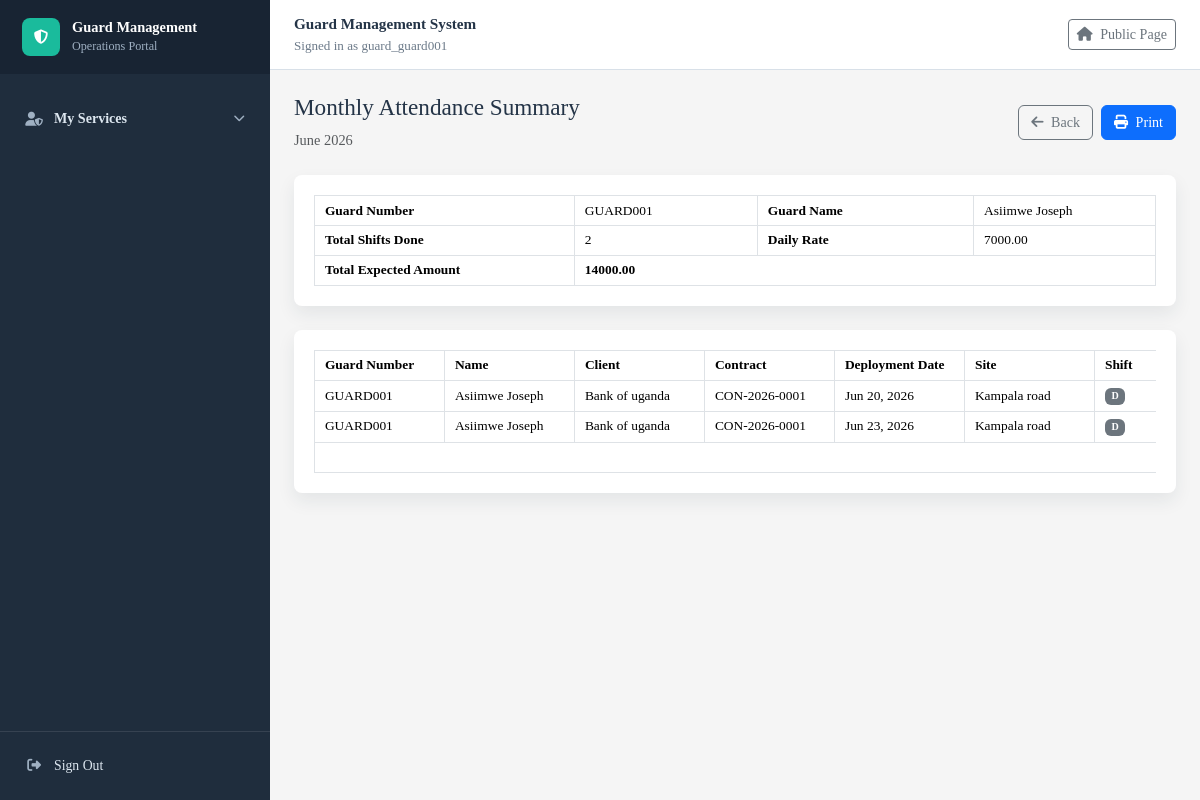
The app's page /salaries/attendance-summary/1/2026/6/ (signed in) with its own data.
### guardmanagementsystem/models.py (models this page shows, shortened)
class Guard(models.Model):
    STATUS_CHOICES = [
        ('Active', 'Active'),
        ('Inactive', 'Inactive'),
        ('Suspended', 'Suspended'),
        ('Terminated', 'Terminated'),
        ('Dismissed', 'Dismissed'),
        ('Resigned', 'Resigned'),
    ]
    guard_id = models.AutoField(primary_key=True)
    user = models.OneToOneField(settings.AUTH_USER_MODEL, on_delete=models.SET_NULL, null=True, blank=True, related_name='guard_profile')
    rfid_card = models.OneToOneField(RFIDCard, on_delete=models.SET_NULL, null=True, blank=True, related_name='guard')
    guard_number = models.CharField(max_length=20, unique=True, null=True, blank=True, editable=False)
    full_name = models.CharField(max_length=100)
    date_of_birth = models.DateField()
    phone = models.CharField(max_length=20)
    email = models.EmailField(unique=True)
    address = models.TextField()
    date_of_joining = models.DateField(auto_now= True)
    status = models.CharField(max_length=20, choices=STATUS_CHOICES, default='Active')
    daily_rate = models.DecimalField(max_digits=12, decimal_places=2, default=7000)

class Client(models.Model):
    client_id = models.AutoField(primary_key=True)
    user = models.OneToOneField(settings.AUTH_USER_MODEL, on_delete=models.SET_NULL, null=True, blank=True, related_name='client_profile')
    client_name = models.CharField(max_length=100)
    contact_person = models.CharField(max_length=100)
    phone = models.CharField(max_length=20)
    email = models.EmailField()
    address = models.TextField()

class Contract(models.Model):
    CONTRACT_TYPE_CHOICES = [
        ('Event Security', 'Event Security'),
        ('Static Guarding', 'Static Guarding'),
        ('Mobile Patrol', 'Mobile Patrol'),
        ('Other', 'Other'),
    ]
    STATUS_CHOICES = [
        ('Draft', 'Draft'),
        ('Active', 'Active'),
        ('Expired', 'Expired'),
        ('Terminated', 'Terminated'),
    ]
    contract_id = models.AutoField(primary_key=True)
    client = models.ForeignKey(Client, on_delete=models.CASCADE, related_name='contracts')
    contract_number = models.CharField(max_length=50, unique=True, blank=True)
    number_of_guards = models.PositiveIntegerField()
    day_shift_guards = models.PositiveIntegerField(default=0)
    night_shift_guards = models.PositiveIntegerField(default=0)
    charge_per_guard = models.DecimalField(max_digits=12, decimal_places=2)
    contract_type = models.CharField(max_length=100, choices=CONTRACT_TYPE_CHOICES, default='Static Guarding')
    location = models.CharField(max_length=200, blank=True)
    iot_device = models.ForeignKey(IoTDevice, on_delete=models.SET_NULL, null=True, blank=True, related_name='contracts')
    rfid_cards = models.ManyToManyField(RFIDCard, blank=True, related_name='contracts')
    start_date = models.DateField()
    end_date = models.DateField(null=True, blank=True)
    status = models.CharField(max_length=20, choices=STATUS_CHOICES, default='Draft')
    terms = models.TextField(blank=True)

class Attendance(models.Model):
    STATUS_CHOICES = [
        ('Present', 'Present'),
        ('Absent', 'Absent'),
        ('Late', 'Late'),
        ('On Leave', 'On Leave'),
    ]
    attendance_id = models.AutoField(primary_key=True)
    guard = models.ForeignKey(Guard, on_delete=models.CASCADE, related_name='attendances' )
    attendance_date = models.DateField()
    check_in_time = models.TimeField(null=True, blank=True)
    check_out_time = models.TimeField(null=True, blank=True)
    status = models.CharField(max_length=20, choices=STATUS_CHOICES, default='Present')
    replacement_guard = models.ForeignKey( Guard,on_delete=models.SET_NULL, null=True,blank=True, related_name='replacement_attendances' )
    absence_reason = models.TextField(blank=True)
    class Meta:
        constraints = [
            models.UniqueConstraint(
                fields=['guard', 'attendance_date'],
                name='unique_guard_attendance_date'
            )
        ]

class Deployment(models.Model):
    STATUS_CHOICES = [
        ('Active', 'Active'),
        ('On Deployment', 'On Deployment'),
        ('Available', 'Available'),
        ('Has No Deployment', 'Has No Deployment'),
        ('Completed', 'Completed'),
        ('Cancelled', 'Cancelled'),
        ('Running', 'Running'),
        ('Closed', 'Closed'),
    ]
    deployment_id = models.AutoField(primary_key=True)
    client = models.ForeignKey(Client,on_delete=models.CASCADE,related_name='deployments')
    contract = models.ForeignKey(Contract, on_delete=models.SET_NULL, null=True, blank=True, related_name='deployments')
    shift = models.ForeignKey('Shift', on_delete=models.SET_NULL, null=True, blank=True, related_name='deployments')
    site_location = models.CharField(max_length=200)
    start_date = models.DateField()
    end_date = models.DateField(null=True, blank=True)
    status = models.CharField(max_length=20, choices=STATUS_CHOICES, default='Active')

### guardmanagementsystem/views.py (the view)
# urls.py: path("salaries/attendance-summary/<int:guard_id>/<int:year>/<int:month>/", views.salary_attendance_summary, name="salary_attendance_summary"),
@login_required
def salary_attendance_summary(request, guard_id, year, month):
    guard = get_object_or_404(Guard, guard_id=guard_id)
    if user_is_guard(request.user):
        current_guard = get_user_guard(request.user)
        if not current_guard or current_guard.guard_id != guard.guard_id:
            return HttpResponseForbidden("You can only view your own attendance summary.")
    if month < 1 or month > 12:
        raise Http404("Invalid month.")
    summary = build_guard_month_attendance_summary(guard, year, month)
    return render(request, "guardmanagementsystem/salary_attendance_summary.html", {
        "summary": summary,
    })

### guardmanagementsystem/templates/guardmanagementsystem/salary_attendance_summary.html (shortened to what this page needs)
{% extends "guardmanagementsystem/base.html" %}
{% block content %}
<div class="d-flex justify-content-between align-items-center mb-4">
    <div>
        <h2>Monthly Attendance Summary</h2>
        <p class="text-muted mb-0">{{ summary.month_name }} {{ summary.year }}</p>
    </div>
    <div class="d-flex gap-2">
        <a href="{% url 'salary_list' %}?guard={{ summary.guard.guard_id }}&year={{ summary.year }}&month={{ summary.month }}" class="btn btn-outline-secondary">
            <i class="fa fa-arrow-left me-1"></i> Back
        </a>
        <button type="button" class="btn btn-primary" onclick="window.print()">
            <i class="fa fa-print me-1"></i> Print
        </button>
    </div>
</div>
<div class="table-card mb-4">
    <div class="table-responsive">
        <table class="table table-bordered align-middle mb-0">
            <tbody>
                <tr>
                    <th>Guard Number</th>
                    <td>{{ summary.guard.guard_number|default:"-" }}</td>
                    <th>Guard Name</th>
                    <td>{{ summary.guard.full_name }}</td>
                </tr>
                <tr>
                    <th>Total Shifts Done</th>
                    <td>{{ summary.total_shifts_done }}</td>
                    <th>Daily Rate</th>
                    <td>{{ summary.daily_rate }}</td>
                </tr>
                <tr>
                    <th>Total Expected Amount</th>
                    <td colspan="3"><strong>{{ summary.total_expected_amount }}</strong></td>
                </tr>
            </tbody>
        </table>
    </div>
</div>
<div class="table-card">
    <div class="table-responsive">
        <table class="table table-hover table-bordered align-middle mb-0 export-table" data-export-title="Monthly Attendance Summary">
            <thead>
                <tr>
                    <th>Guard Number</th>
                    <th>Name</th>
                    <th>Client</th>
                    <th>Contract</th>
                    <th>Deployment Date</th>
                    <th>Site</th>
                    <th>Shift</th>
                </tr>
            </thead>
            <tbody>
                {% for row in summary.rows %}
                    <tr>
                        <td>{{ summary.guard.guard_number|default:"-" }}</td>
                        <td>{{ summary.guard.full_name }}</td>
                        <td>{{ row.client }}</td>
                        <td>{{ row.contract }}</td>
                        <td>{{ row.deployment_date|date:"M d, Y" }}</td>
                        <td>{{ row.site_location }}</td>
                        <td><span class="badge bg-secondary">{{ row.shift_type }}</span></td>
                    </tr>
                {% empty %}
                    <tr>
                        <td colspan="11" class="text-center text-muted py-4">No checked-out attendance records found for this month.</td>
                    </tr>
                {% endfor %}
            </tbody>
            <tfoot>
                <tr>
                    <th colspan="10" class="text-end">Total Expected Amount</th>
                </tr>
            </tfoot>
        </table>
    </div>
</div>
{% endblock %}

### guardmanagementsystem/templates/guardmanagementsystem/base.html (shortened to what this page needs)
<!doctype html>
<html lang="en">
<head>
    <link href="https://cdn.jsdelivr.net/npm/bootstrap@5.3.3/dist/css/bootstrap.min.css" rel="stylesheet">
    <link href="https://cdnjs.cloudflare.com/ajax/libs/font-awesome/6.5.2/css/all.min.css" rel="stylesheet">
</head>
<body>
    {% with current_url=request.resolver_match.url_name %}
    <div class="app-layout">
        <aside class="sidebar">
            <div class="d-flex align-items-center justify-content-between">
                <a class="sidebar-brand flex-grow-1" href="{% if nav_permissions.can_dashboard %}{% url 'dashboard' %}{% else %}{% url 'iot_swipe_attendance' %}{% endif %}">
                    <span class="brand-mark"><i class="fa fa-shield-halved"></i></span>
                    <span>
                        <span class="brand-title">Guard Management</span>
                        <span class="brand-subtitle">Operations Portal</span>
                    </span>
                </a>
            </div>
            <nav id="sidebarNav" class="sidebar-nav collapse d-lg-block">
                {% if nav_permissions.can_guard_self_service %}
                <div class="sidebar-module">
                    <button class="module-toggle" type="button" data-bs-toggle="collapse" data-bs-target="#guardSelfServiceModule" aria-controls="guardSelfServiceModule" aria-expanded="{% if current_url in 'iot_swipe_attendance salary_list salary_payslip_from_attendance' %}true{% else %}false{% endif %}">
                        <span class="module-title"><i class="fa fa-user-shield"></i> My Services</span>
                        <i class="fa fa-chevron-down module-chevron"></i>
                    </button>
                </div>
                {% endif %}
            </nav>
            <div class="sidebar-footer">
                {% if request.user.is_authenticated %}
                    <a class="sidebar-link" href="{% url 'signout' %}">
                        <i class="fa fa-right-from-bracket"></i> Sign Out
                    </a>
                {% else %}
                    <a class="sidebar-link" href="{% url 'signin' %}">
                        <i class="fa fa-right-to-bracket"></i> Sign In
                    </a>
                {% endif %}
            </div>
        </aside>
        <div class="main-panel">
            <header class="topbar">
                <div>
                    <p class="topbar-title">Guard Management System</p>
                    <div class="topbar-user">
                        {% if request.user.is_authenticated %}
                            Signed in as {{ request.user.username }}
                        {% else %}
                            Staff portal
                        {% endif %}
                    </div>
                </div>
                <a class="btn btn-sm btn-outline-secondary" href="{% url 'welcome' %}">
                    <i class="fa fa-house me-1"></i> Public Page
                </a>
            </header>
            <main class="container-fluid page-shell content-area">
                {% block content %}{% endblock %}
            </main>
        </div>
    </div>
    {% endwith %}
</body>
</html>

### records on screen
Guard: guard.guard_number "GUARD001", guard.full_name "Asiimwe Joseph", guard.guard_number "GUARD001" "GUARD001", guard.full_name "Asiimwe Joseph" "Asiimwe Joseph"
Client: client "Bank of uganda" "Bank of uganda"
Contract: contract "CON-2026-0001" "CON-2026-0001"
Attendance: deployment_date "Jun 20, 2026"
Deployment: site_location "Kampala road" "Kampala road"
Attendance: deployment_date "Jun 23, 2026"

### other values on screen
{{ request.user.username }} "guard_guard001"
{{ summary.month_name }} "June"
{{ summary.year }} "2026"
{{ summary.total_shifts_done }} "2"
{{ summary.daily_rate }} "7000.00"
{{ summary.total_expected_amount }} "14000.00"
{{ row.shift_type }} "D" "D"
